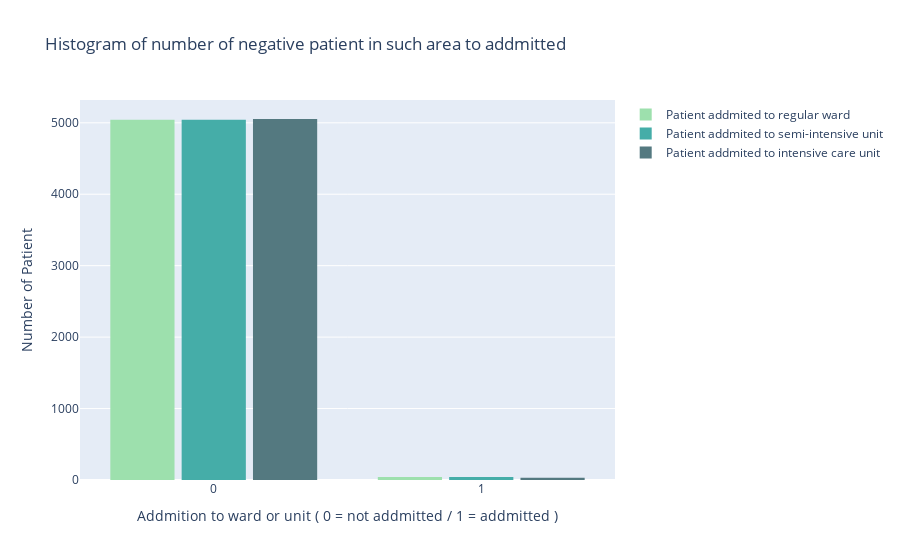

The cell this chart's notebook holds for it:
### Code cell
#Histogram ในผู้ที่เป็น negative เป็นผู้ป่วยที่เข้ารับการรักษาเป็นแบบใดมากที่สุด หน่วยปกติกึ่งวิกฤต และวิกฤต
PAdmit_data = balancedata[['SARS-Cov-2 exam result','Patient addmited to regular ward (1=yes, 0=no)','Patient addmited to semi-intensive unit (1=yes, 0=no)','Patient addmited to intensive care unit (1=yes, 0=no)']]
Npatient = PAdmit_data[PAdmit_data['SARS-Cov-2 exam result']==b'negative']

fig = go.Figure()
fig.add_trace(go.Histogram(
    x=Npatient['Patient addmited to regular ward (1=yes, 0=no)'],
    histfunc="count",
    name='Patient addmited to regular ward', # name used in legend and hover labels
    marker_color='#9DE0AD',
    opacity=1
))
fig.add_trace(go.Histogram(
    x=Npatient['Patient addmited to semi-intensive unit (1=yes, 0=no)'],
    histfunc="count",
    name='Patient addmited to semi-intensive unit',
    marker_color='#45ADA8 ',
    opacity=1
))
fig.add_trace(go.Histogram(
    x=Npatient['Patient addmited to intensive care unit (1=yes, 0=no)'],
    histfunc="count",
    name='Patient addmited to intensive care unit',
    marker_color='#547980',
    opacity=1
))
fig.update_layout(
    title_text='Histogram of number of negative patient in such area to addmitted', # title of plot
    xaxis_title_text='Addmition to ward or unit ( 0 = not addmitted / 1 = addmitted )', # xaxis label
    yaxis_title_text='Number of Patient', # yaxis label
    bargap=0.2, # gap between bars of adjacent location coordinates
    bargroupgap=0.1 # gap between bars of the same location coordinates
)
fig.write_html("Histogram of number of negative patient in such area to addmitted.html")
fig.show()

### Figure 1 — Plotly figure (JSON) as saved in the notebook; plotly's stock layout.template omitted (floating-point values rounded to 4 significant figures; data arrays with more than 128 entries replaced by an {"elided": "..."} marker saying what was removed)
{"data": [{"histfunc": "count", "marker": {"color": "#9DE0AD"}, "name": "Patient addmited to regular ward", "opacity": 1, "type": "histogram", "x": {"elided": "5086 int values"}}, {"histfunc": "count", "marker": {"color": "#45ADA8 "}, "name": "Patient addmited to semi-intensive unit", "opacity": 1, "type": "histogram", "x": {"elided": "5086 int values"}}, {"histfunc": "count", "marker": {"color": "#547980"}, "name": "Patient addmited to intensive care unit", "opacity": 1, "type": "histogram", "x": {"elided": "5086 int values"}}], "layout": {"bargap": 0.2, "bargroupgap": 0.1, "title": {"text": "Histogram of number of negative patient in such area to addmitted"}, "xaxis": {"title": {"text": "Addmition to ward or unit ( 0 = not addmitted / 1 = addmitted )"}}, "yaxis": {"title": {"text": "Number of Patient"}}}}
